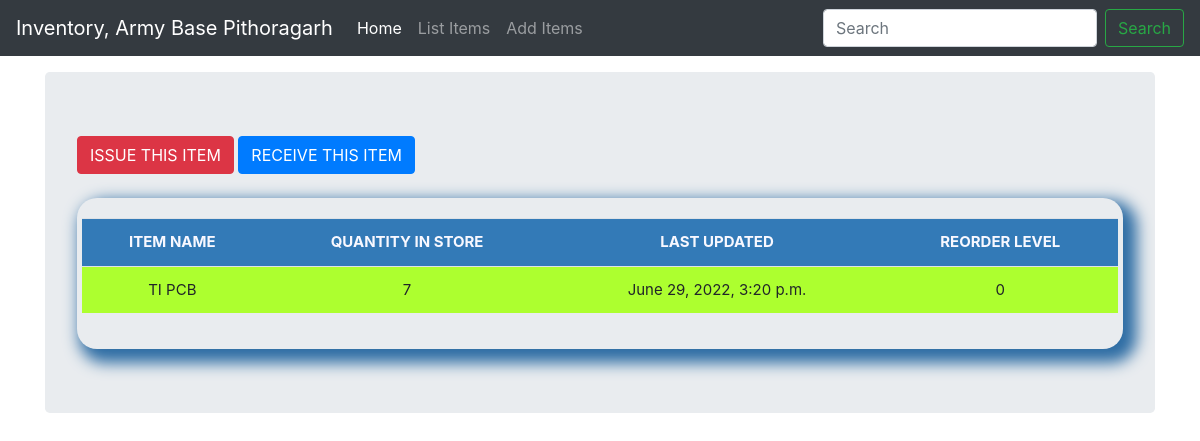
/stock_detail/2/, run on the app's committed database.
### stockmgmgt/models.py (models this page shows, shortened)
class Stock(models.Model):
	category = models.ForeignKey(Category, on_delete=models.CASCADE,blank=True, null=True)
	item_name = models.CharField(max_length=50, blank=True, null=True)
	quantity = models.IntegerField(default='0', blank=True, null=True)
	receive_quantity = models.IntegerField(default='0', blank=True, null=True)
	receive_by = models.CharField(max_length=50, blank=True, null=True)
	issue_quantity = models.IntegerField(default='0', blank=True, null=True)
	issue_by = models.CharField(max_length=50, blank=True, null=True)
	issue_to = models.CharField(max_length=50, blank=True, null=True)
	phone_number = models.CharField(max_length=50, blank=True, null=True)
	created_by = models.CharField(max_length=50, blank=True, null=True)
	reorder_level = models.IntegerField(default='0', blank=True, null=True)
	last_updated = models.DateTimeField(auto_now_add=False, auto_now=True)
	timestamp = models.DateTimeField(auto_now_add=True, auto_now=False)

### stockmgmgt/views.py (the view)
# urls.py: path('stock_detail/<str:pk>/', views.stock_detail, name="stock_detail"),
def stock_detail(request, pk):
	queryset = Stock.objects.get(id=pk)
	context = {
		"title": queryset.item_name,
		"queryset": queryset,
	}
	return render(request, "stock_detail.html", context)

### stockmgmgt/templates/stock_detail.html (shortened to what this page needs)
{% load static %}
{% load crispy_forms_tags %}
<!doctype html>
<html lang="en">
  <head>
<link href="{% static 'css/stylesheet.css' %}" rel="stylesheet">
<link href="{% static 'css/bootstrap.min.css' %}" rel="stylesheet">
        <link href="{% static 'css/navbar-top-fixed.css' %}" rel="stylesheet">
  </head>
  <body>
{% include 'navbar.html' %}
<main role="main" class="container">
  <div class="jumbotron">
    <a href="{% url 'issue_items' queryset.id %}"><div class='btn btn-danger'>ISSUE THIS ITEM</div></a>
    <a href="{% url 'receive_items' queryset.id %}"><div class='btn btn-primary'>RECEIVE THIS ITEM</div></a>
        <br><br>
        <div class="display_table">
          <table class='table'>
                  <tr>
                    <th>ITEM NAME</th>
                    <th>QUANTITY IN STORE</th>
                    <th>LAST UPDATED</th>
                    <th>REORDER LEVEL</th>
                  </tr>
                  <tr>
                    <td>{{queryset.item_name}}</td>
                    <td>{{queryset.quantity}}</td>
                    <td>{{queryset.last_updated}}</td>
                    <td>{{queryset.reorder_level}}</td>
                  </tr>
          </table>
        </div>
  </div>
</main>
      </body>
</html>

### stockmgmgt/static/css/stylesheet.css (style rules this page uses)
body { background-color: #34eb6b; }
.table { font-size: 15px; text-align: center; width: 95%; margin: auto; }
.table tr:nth-child(odd) { background: floralwhite; }
.table tr:nth-child(even) { background: greenyellow; }
th { background-color: #337ab7; color: ghostwhite; }
.display_table { border-bottom-right-radius: 20px; border-top-left-radius: 20px; border-bottom-left-radius: 20px; border-top-right-radius: 20px; padding-left: 5px; padding-right: 5px; padding-bottom: 20px; padding-top: 20px; box-shadow: 8px 8px 15px 6px #2e6da4; }

### stockmgmgt/static/css/navbar-top-fixed.css (style rules this page uses)
body { min-height: 75rem; padding-top: 4.5rem; }

### data on the page
Stock: item_name "TI PCB", quantity "7", last_updated "June 29, 2022, 3:20 p.m.", reorder_level "0"
